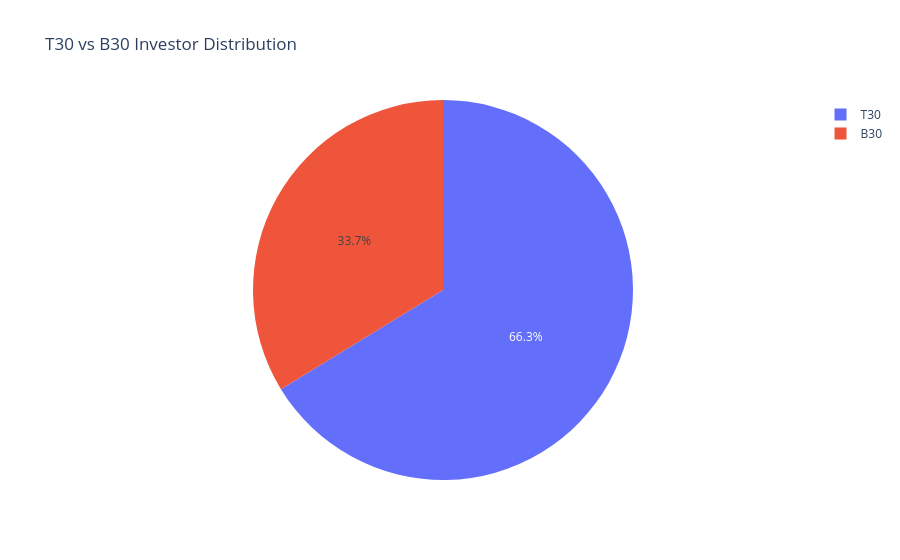

The notebook cell this image was saved under:
### Code cell
# City Tier Distribution

tier_counts = (
    transactions["city_tier"]
    .value_counts()
    .reset_index()
)

tier_counts.columns = ["city_tier", "count"]

fig = px.pie(
    tier_counts,
    names="city_tier",
    values="count",
    title="T30 vs B30 Investor Distribution"
)

fig.show()

### Figure 1 — Plotly figure (JSON) as saved in the notebook; plotly's stock layout.template omitted (floating-point values rounded to 4 significant figures)
{"data": [{"domain": {"x": [0, 1], "y": [0, 1]}, "hovertemplate": "city_tier=%{label}<br>count=%{value}<extra></extra>", "labels": ["T30", "B30"], "legendgroup": "", "name": "", "showlegend": true, "type": "pie", "values": [21719, 11059]}], "layout": {"legend": {"tracegroupgap": 0}, "title": {"text": "T30 vs B30 Investor Distribution"}}}
